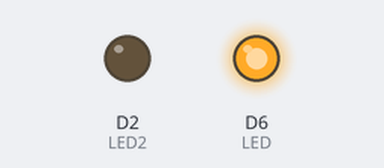
The sketch below on a simulated ESP8266 (NodeMCU). Shown: output pins drawn as LEDs (lit = HIGH). WiFi joins after 1.5 s; servers stay silent unless stated; pins used as bus, display or sensor lines are not drawn.

Above: at 0.1 s.
At 20.1 s:
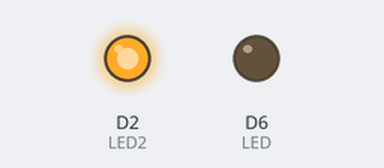
At 20.6 s:
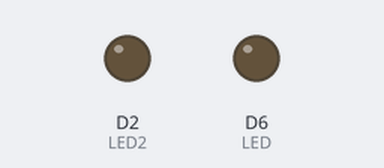
Timing chart, 0 to 22.1 s (numbered marks = the images above):
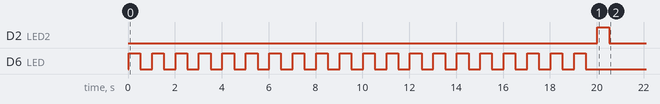

The sketch:

WEB_SERVER_ESP.ino
```cpp
#include <ESP8266WiFi.h>

#define D2 4
#define D1 5
#define D6 12
#define TX D1
#define LED D6
#define LED2 D2
#define BAUD 200
#define BAUD_T 5

char ssid[] = "PCS-Wireless";      //  your network SSID (name)
char pass[] = "a987654321";   // your network password

int status = WL_IDLE_STATUS;
WiFiServer server(80);

void setup() {
  Serial.begin(9600);      // initialize serial communication
  pinMode(LED, OUTPUT);      // set the LED pin mode
  pinMode(TX, OUTPUT);
  pinMode(LED2, OUTPUT);      // set the LED pin mode
  digitalWrite(TX, HIGH);
  delay(BAUD_T*5);
  // check for the presence of the shield:
  if (WiFi.status() == WL_NO_SHIELD) {
    while (true);       // don't continue
  }


  // attempt to connect to Wifi network:
  while (status != WL_CONNECTED) {
    // Connect to WPA/WPA2 network. Change this line if using open or WEP network:
    status = WiFi.begin(ssid, pass);
    // wait 1 seconds for connection:
    for(int i = 0; i < 10; i++){
      digitalWrite(LED, HIGH);                // GET /L turns the LED off
      delay(500);
      digitalWrite(LED, LOW);                // GET /L turns the LED off
      delay(500);
    }
  }
  server.begin();                           // start the web server on port 80
  digitalWrite(LED2, HIGH);                // GET /L turns the LED off
  delay(500);
  digitalWrite(LED2, LOW);                // GET /L turns the LED off
  delay(500);
  //printWifiStatus();                        // you're connected now, so print out the status
  printIP();
}


void loop() {
  WiFiClient client = server.available();   // listen for incoming clients

  if (client) {                             // if you get a client,
    Serial.println("new client");           // print a message out the serial port
    String currentLine = "";                // make a String to hold incoming data from the client
    while (client.connected()) {            // loop while the client's connected
      if (client.available()) {             // if there's bytes to read from the client,
        char c = client.read();             // read a byte, then
        //Serial.write(c);                    // print it out the serial monitor
        if (c == '\n') {                    // if the byte is a newline character

          // if the current line is blank, you got two newline characters in a row.
          // that's the end of the client HTTP request, so send a response:
          if (currentLine.length() == 0) {
            char pagina[] = "HTTP/1.1 200 OK\nContent-type:text/html\n\nClick <a href=\"/RED\">here</a> turn the RED LED on<br>\nClick <a href=\"/GREEN\">here</a> turn the GREEN LED on<br>";
            client.println(pagina);
            break;
          } else {    // if you got a newline, then clear currentLine:
            currentLine = "";
          }
        } else if (c != '\r') {  // if you got anything else but a carriage return character,
          currentLine += c;      // add it to the end of the currentLine
        }

        // Check to see if the client request was "GET /H" or "GET /L":
        if (currentLine.endsWith("GET /RED")) {
          digitalWrite(LED, HIGH);               // GET /H turns the LED on
          delay(100);
          digitalWrite(LED, LOW);                // GET /L turns the LED off
        }
        if (currentLine.endsWith("GET /GREEN")) {
          digitalWrite(LED2, HIGH);                // GET /L turns the LED off
          delay(100);
          digitalWrite(LED2, LOW);                // GET /L turns the LED off
        }
      }
    }
    // close the connection:
    client.stop();
  }
}

void tx(char a){
  digitalWrite(TX, HIGH);
  delay(BAUD_T*3);
  digitalWrite(TX, LOW);
  delay(BAUD_T);
  for(int i = 0; i < 8; i++){
    digitalWrite(TX, bool((a>>i)&1));
    delay(BAUD_T);
    }
   digitalWrite(TX, HIGH);
   delay(BAUD_T*3);
}


void printWifiStatus() {
  // print the SSID of the network you're attached to:

  // print your WiFi shield's IP address:
  IPAddress ip = WiFi.localIP();

Serial.println(ip[0]);
  delay(500);
  Serial.println(ip[1]);
  delay(500);
  Serial.println(ip[2]);
  delay(500);
  Serial.println(ip[3]);

}

void printIP(){
  IPAddress ip = WiFi.localIP();
  for(int i = 0; i < 4; i++){
    //digitalWrite(TX, HIGH);
    tx((char) ip[i]);
  }
}
```
